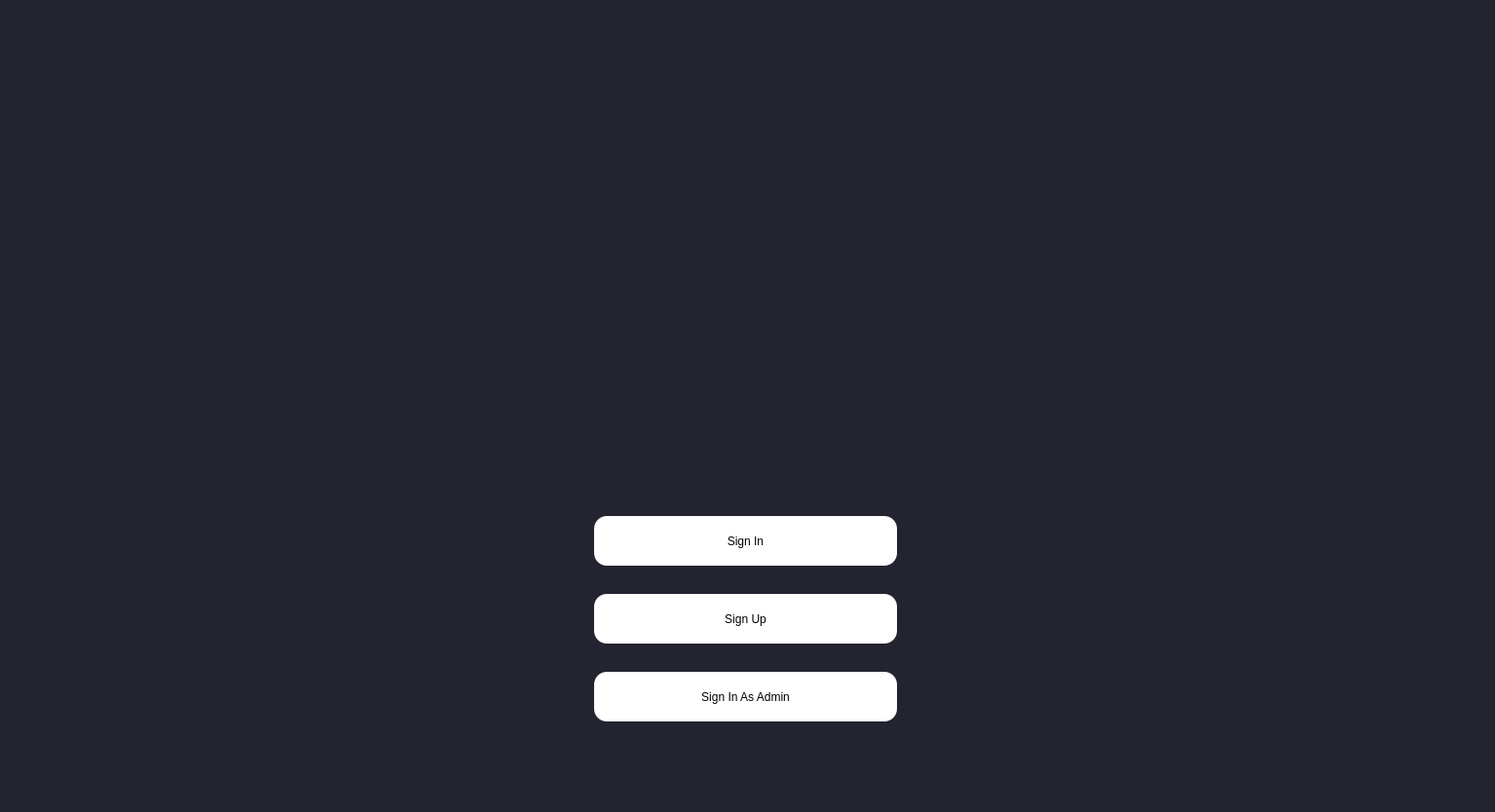
<?xml version="1.0" encoding="UTF-8"?>
<ui version="4.0">
 <class>MainWindow</class>
 <widget class="QMainWindow" name="MainWindow">
  <property name="geometry">
   <rect>
    <x>0</x>
    <y>0</y>
    <width>1535</width>
    <height>834</height>
   </rect>
  </property>
  <property name="windowTitle">
   <string>MainWindow</string>
  </property>
  <property name="styleSheet">
   <string notr="true">background-color: #232430;
	color: #000000;
	border-color: #000000;
font: 75 12pt &quot;Cambria&quot;;




</string>
  </property>
  <widget class="QWidget" name="centralwidget">
   <widget class="QPushButton" name="Sign_in">
    <property name="geometry">
     <rect>
      <x>610</x>
      <y>530</y>
      <width>311</width>
      <height>51</height>
     </rect>
    </property>
    <property name="sizePolicy">
     <sizepolicy hsizetype="Minimum" vsizetype="Minimum">
      <horstretch>0</horstretch>
      <verstretch>0</verstretch>
     </sizepolicy>
    </property>
    <property name="autoFillBackground">
     <bool>false</bool>
    </property>
    <property name="styleSheet">
     <string notr="true">
QPushButton
{
	background-color: white;
	color: #000000;
	border-style: solid;
	border-color: #000000;
	padding: 6px;
font: 14pt &quot;Calibri&quot;;
border-radius:13px;

}


QPushButton::hover
{
	background-color: #ffaf5d;

}


QPushButton::pressed
{
	background-color: #dd872f;

}</string>
    </property>
    <property name="text">
     <string>Sign In</string>
    </property>
   </widget>
   <widget class="QPushButton" name="Admin_Sign">
    <property name="geometry">
     <rect>
      <x>610</x>
      <y>690</y>
      <width>311</width>
      <height>51</height>
     </rect>
    </property>
    <property name="sizePolicy">
     <sizepolicy hsizetype="Minimum" vsizetype="Minimum">
      <horstretch>0</horstretch>
      <verstretch>0</verstretch>
     </sizepolicy>
    </property>
    <property name="autoFillBackground">
     <bool>false</bool>
    </property>
    <property name="styleSheet">
     <string notr="true">
QPushButton
{
	background-color: white;
	color: #000000;
	border-style: solid;
	border-color: #000000;
	padding: 6px;
font: 14pt &quot;Calibri&quot;;
border-radius:13px;

}


QPushButton::hover
{
	background-color: #ffaf5d;

}


QPushButton::pressed
{
	background-color: #dd872f;

}</string>
    </property>
    <property name="text">
     <string>Sign In As Admin</string>
    </property>
   </widget>
   <widget class="QPushButton" name="Sign_up">
    <property name="geometry">
     <rect>
      <x>610</x>
      <y>610</y>
      <width>311</width>
      <height>51</height>
     </rect>
    </property>
    <property name="sizePolicy">
     <sizepolicy hsizetype="Minimum" vsizetype="Minimum">
      <horstretch>0</horstretch>
      <verstretch>0</verstretch>
     </sizepolicy>
    </property>
    <property name="autoFillBackground">
     <bool>false</bool>
    </property>
    <property name="styleSheet">
     <string notr="true">
QPushButton
{
	background-color: white;
	color: #000000;
	border-style: solid;
	border-color: #000000;
	padding: 6px;
font: 14pt &quot;Calibri&quot;;
border-radius:13px;

}


QPushButton::hover
{
	background-color: #ffaf5d;

}


QPushButton::pressed
{
	background-color: #dd872f;

}</string>
    </property>
    <property name="text">
     <string>Sign Up</string>
    </property>
   </widget>
   <widget class="QLabel" name="label">
    <property name="geometry">
     <rect>
      <x>-20</x>
      <y>-10</y>
      <width>211</width>
      <height>131</height>
     </rect>
    </property>
    <property name="text">
     <string/>
    </property>
    <property name="pixmap">
     <pixmap>../Images/3c0cb77a84f19c333882ee4440384e61.png</pixmap>
    </property>
    <property name="scaledContents">
     <bool>true</bool>
    </property>
   </widget>
   <widget class="QLabel" name="label_2">
    <property name="geometry">
     <rect>
      <x>310</x>
      <y>20</y>
      <width>921</width>
      <height>441</height>
     </rect>
    </property>
    <property name="styleSheet">
     <string notr="true">border-color: #000000;</string>
    </property>
    <property name="text">
     <string/>
    </property>
    <property name="pixmap">
     <pixmap>../Images/Working-with-adaptive-quizzes-A-beginners-guide.jpg</pixmap>
    </property>
    <property name="scaledContents">
     <bool>true</bool>
    </property>
   </widget>
  </widget>
  <widget class="QStatusBar" name="statusbar"/>
 </widget>
 <resources/>
 <connections/>
</ui>
